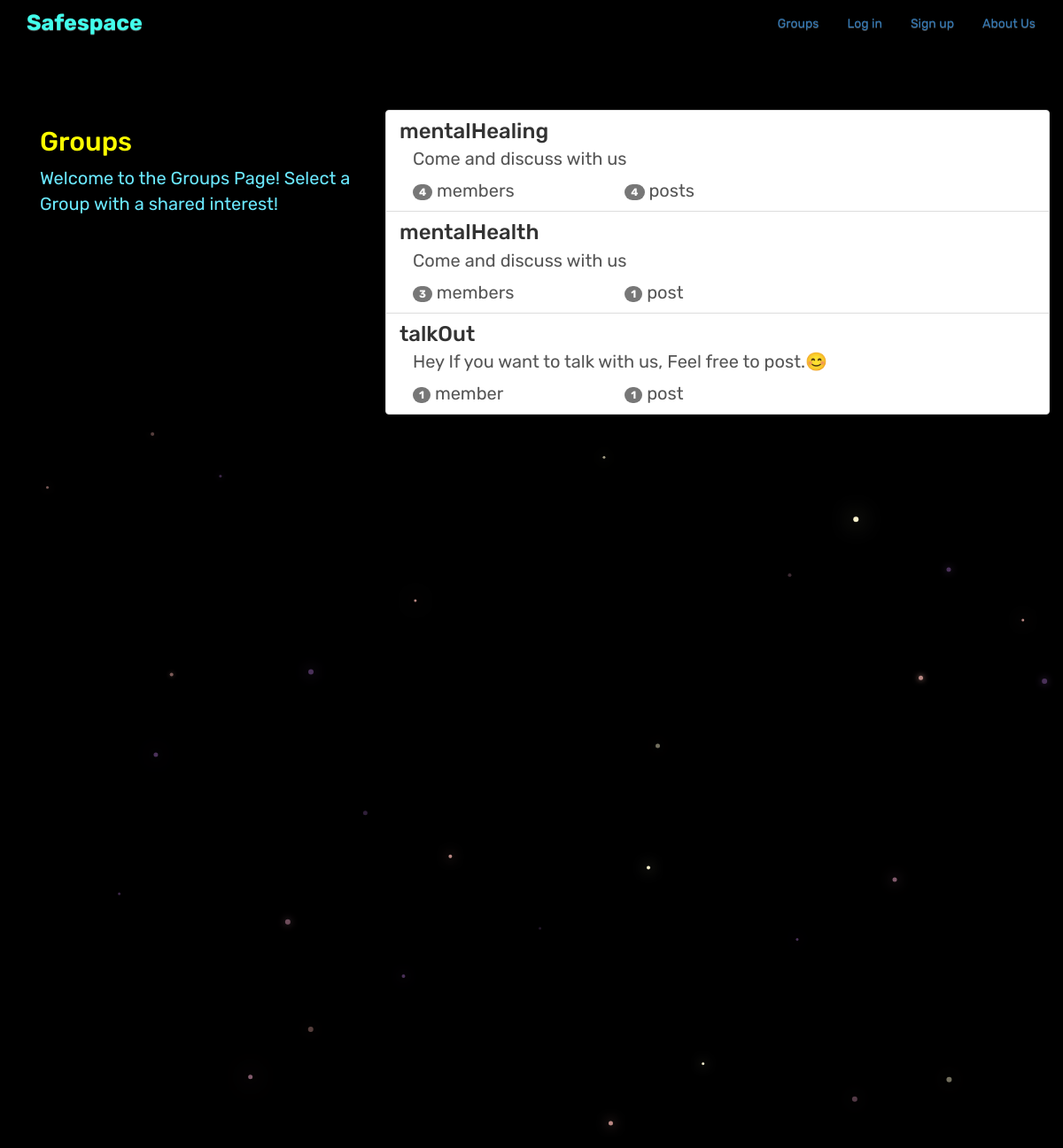
The app's page /groups/ with its own data.
### groups/models.py (models this page shows, shortened)
class Group(models.Model):
    name = models.CharField(max_length=255, unique=True)
    slug = models.SlugField(allow_unicode=True, unique=True)
    description = models.TextField(blank=True, default='')
    description_html = models.TextField(editable=False, default='', blank=True)
    members = models.ManyToManyField(User,through="GroupMember")
    class Meta:
        ordering = ["name"]

### groups/views.py (the view)
# urls.py: path("", views.ListGroups.as_view(), name="all"),
class ListGroups(generic.ListView):
    model = Group

### groups/templates/groups/group_list.html (shortened to what this page needs)
{% extends "groups/group_base.html" %}
{% block pregroup %}
<div class="col-md-4">
	<div class="content">
			<h2 style="color:yellow;">Groups</h2>
			<p style="color:#6be9ff;">Welcome to the Groups Page! Select a Group with a shared interest!</p>
	</div>
</div>
{% endblock %}
{% block group_content %}
<div class="col-md-8">
	<div class="list-group">
		{% for group in object_list %}
		  <a class="list-group-item" href="{% url 'groups:single' slug=group.slug %}">
			     <h3 class="title list-group-item-heading">{{ group.name }}</h3>
			<div class="list-group-item-text container-fluid">
				{{ group.description_html|safe }}
				<div class="row">
					<div class="col-md-4">
						<span class="badge">{{ group.members.count }}</span> member{{ group.members.count|pluralize }}
					</div>
					<div class="col-md-4">
						<span class="badge">{{ group.posts.count }}</span> post{{ group.posts.count|pluralize }}
					</div>
				</div>
			</div>
		</a>
		{% endfor %}
	</div>
</div>
{% endblock %}

### static/css/master.css (style rules this page uses)
html, body { margin: 0; overflow-y: scroll; background-color: black; color:white; height: 100%; width: 100%; font-size: 20px; font-family: 'Rubik', sans-serif; }

### records on screen
Group: name "mentalHealing", description_html "Come and discuss with us", members.count "4", posts.count "4"
Group: name "mentalHealth", description_html "Come and discuss with us", members.count "3", posts.count "1"
Group: name "talkOut", description_html "Hey If you want to talk with us, Feel free to post.😊", members.count "1", posts.count "1"
